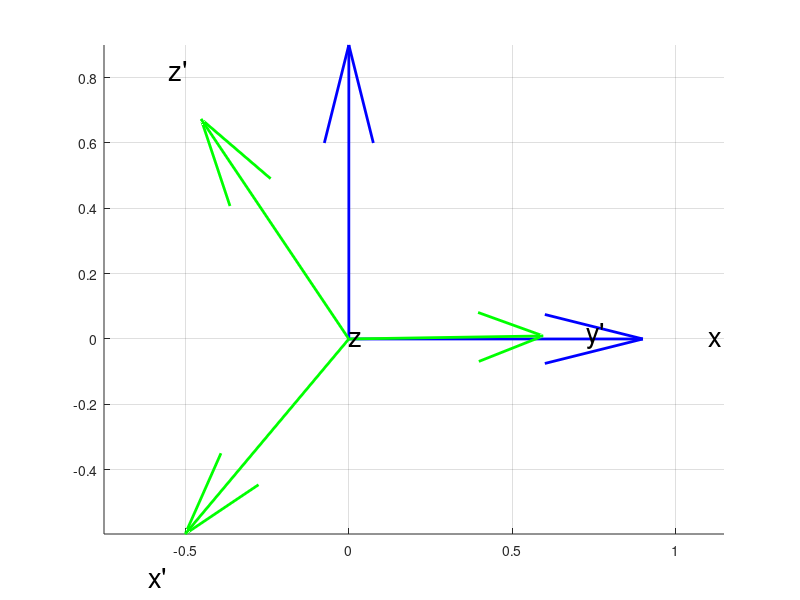

Reproduce this figure in MATLAB.
clear all; close all; clc;

x = [1, 0, 0]';
y = [0, 1, 0]';
z = [0, 0, 1]';

roll = 60;
elevation = -30;
azimuth = -130;

R = [1,0,0;0,1,0;0,0,1];
R = rotz(-azimuth)*R;
R = roty(-elevation)*R;
R = rotx(-roll)*R;
R = transpose(R);

X = R*[1, 0, 0]';
Y = R*[0, 1, 0]';
Z = R*[0, 0, 1]';

figure;
hold on;
lw = 2.0;
quiver3(0,0,0,x(1), x(2), x(3), 'b', 'linewidth', lw);
quiver3(0,0,0,y(1), y(2), y(3), 'b', 'linewidth', lw);
quiver3(0,0,0,z(1), z(2), z(3), 'b', 'linewidth', lw);
quiver3(0,0,0,X(1), X(2), X(3), 'g', 'linewidth', lw);
quiver3(0,0,0,Y(1), Y(2), Y(3), 'g', 'linewidth', lw);
quiver3(0,0,0,Z(1), Z(2), Z(3), 'g', 'linewidth', lw);
s = 1.1;
fs = 20.0;
text(s*x(1), s*x(2), s*x(3), 'x', 'fontsize', fs);
text(s*y(1), s*y(2), s*y(3), 'y', 'fontsize', fs);
text(s*z(1), s*z(2), s*z(3), 'z', 'fontsize', fs);
text(s*X(1), s*X(2), s*X(3), "x'", 'fontsize', fs);
text(s*Y(1), s*Y(2), s*Y(3), "y'", 'fontsize', fs);
text(s*Z(1), s*Z(2), s*Z(3), "z'", 'fontsize', fs);
grid on;
axis equal;
